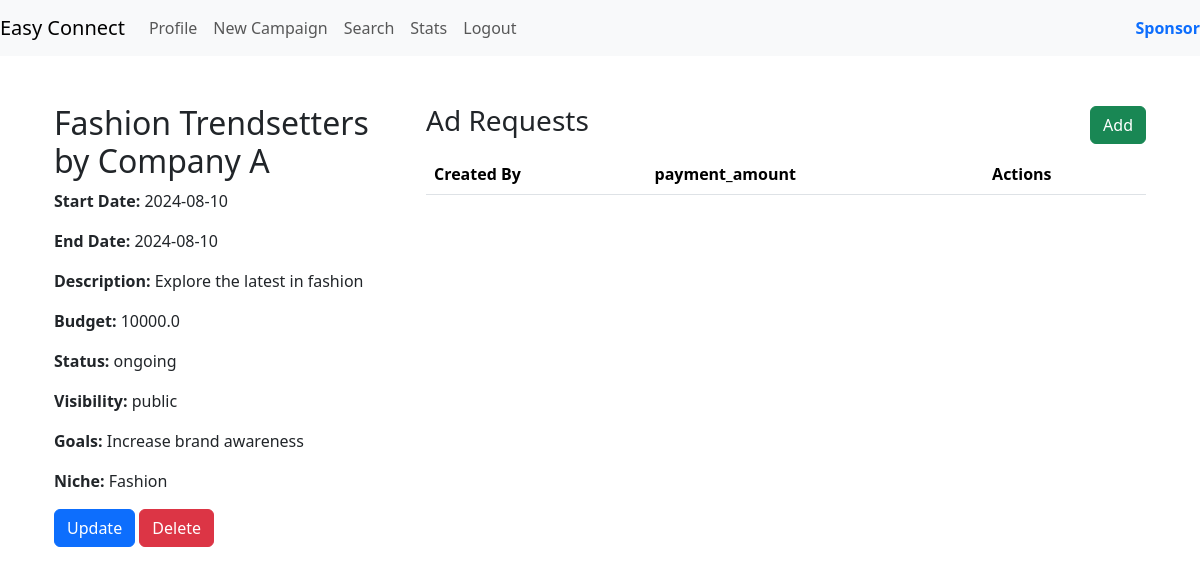
Page /campaign_details/1 (signed in) on the committed database.
### models.py (models this page shows)
class Campaign(db.Model):
    __tablename__ = 'campaign'
    campaign_id = db.Column(db.Integer, primary_key=True, autoincrement=True)
    sponsor_id = db.Column(db.Integer, db.ForeignKey('sponsors.sponsor_id'), nullable=False)
    name = db.Column(db.String(32),unique=True, nullable=False)
    description = db.Column(db.String(128))
    start_date = db.Column(db.Date)
    end_date = db.Column(db.Date)
    budget = db.Column(db.Float(10, 2), nullable=False)
    visibility = db.Column(Enum('private', 'public', name='visibility_types'), default='public', nullable=False)
    goals = db.Column(db.String(128))
    niche = db.Column(db.String(32),nullable=False)
    campaign_status = db.Column(Enum('ongoing', 'flagged', 'deleted', 'completed' ,name='campaign_status_types'), default='ongoing', nullable=False)
    sponsor = db.relationship('Sponsor', backref=db.backref('campaigns', lazy=True))

### routes.py (the view)
@app.route('/campaign_details/<int:campaign_id>')
@auth_rep
def campaign_details(campaign_id):
    campaign = Campaign.query.get(campaign_id)
    requests = AdRequest.query.filter_by(campaign_id=campaign_id)
    return render_template('campaign_details.html', campaign=campaign,requests=requests)

### routes.py (called while the page is built)
def auth_rep(func):
    @wraps(func)
    def inner(*args,**kwargs):
        if 'user_id' in session:
            user = User.query.get(session['user_id'])
            if user.is_flagged:
                flash('Your account is flagged and cannot perform this action.', 'error')
                return redirect(url_for('login'))
            return func(*args,**kwargs)
        else:
            flash('You are not logged in,Please login to proceed','error')
            return redirect(url_for('login'))
    return inner

### templates/campaign_details.html (shortened to what this page needs)
{% extends 'layout.html' %}
{% block content %}
<div class="container">
    <div class="row">
        <div class="col-md-4">
            <h2>{{ campaign.name }}</h2>
            <p><strong>Start Date:</strong> {{ campaign.start_date }}</p>
            <p><strong>End Date:</strong> {{ campaign.end_date }}</p>
            <p><strong>Description:</strong> {{ campaign.description }}</p>
            <p><strong>Budget:</strong> {{ campaign.budget | default(0) | float | round(2) }}</p>
            <p><strong>Status:</strong> {{ campaign.campaign_status }}</p>
            <p><strong>Visibility:</strong> {{ campaign.visibility }}</p>
            <p><strong>Goals:</strong> {{ campaign.goals }}</p>
            <p><strong>Niche:</strong> {{ campaign.niche }}</p>
            {% if session['role_id'] == 2 %}
            <a href="{{ url_for('update_campaign', campaign_id=campaign.campaign_id) }}" class="btn btn-primary">Update</a>
            <a href="{{ url_for('delete_campaign', campaign_id=campaign.campaign_id) }}" class="btn btn-danger">Delete</a>
            {% endif %}
        </div>
        <div class="col-md-8">
            <div class="d-flex justify-content-between align-items-center">
                <h3>Ad Requests</h3>
                {% if not session['role_id'] == 1 %}
                <a href="{{ url_for('add_ad_request', campaign_id=campaign.campaign_id) }}" class="btn btn-success">Add</a>
                {% endif %}
            </div>
            <table class="table table-striped mt-2">
                <thead>
                    <tr>
                        <th>Created By</th>
                        <th>payment_amount</th>
                        <th>Actions</th>
                    </tr>
                </thead>
            </table>
        </div>
    </div>
</div>
{% endblock %}

### rows in the picture
Campaign: name "Fashion Trendsetters by Company A", start_date "2024-08-10", end_date "2024-08-10", description "Explore the latest in fashion", budget "10000.0", campaign_status "ongoing", visibility "public", goals "Increase brand awareness", niche "Fashion"
